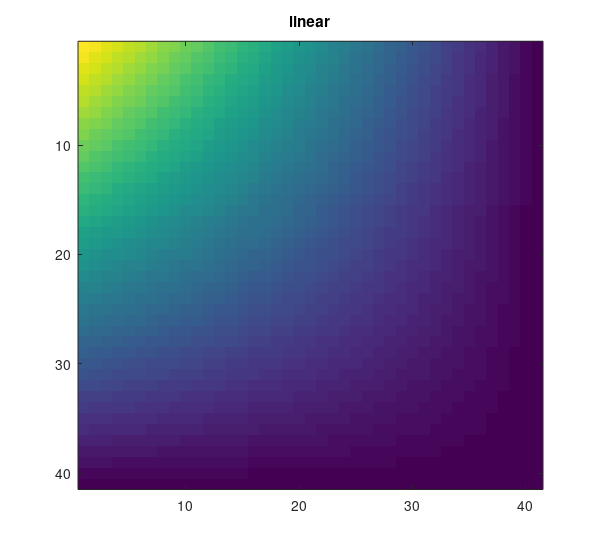
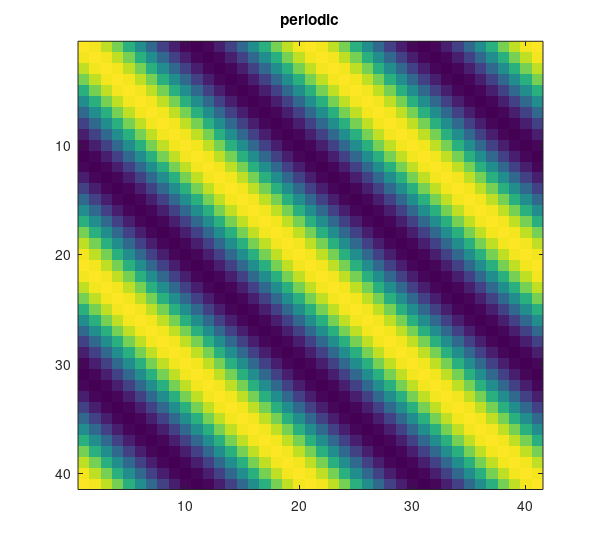
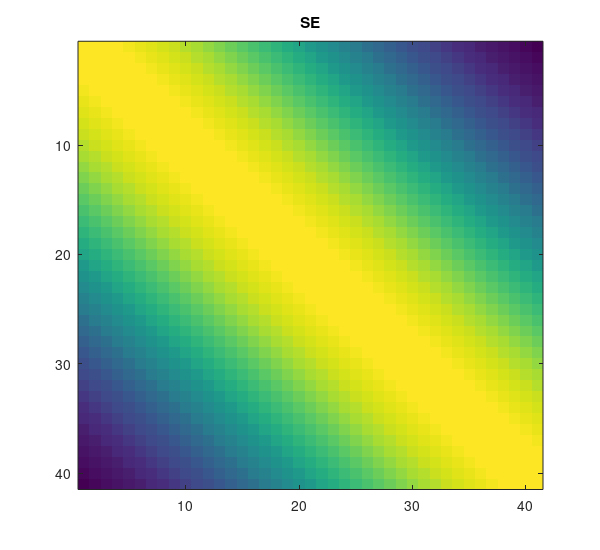
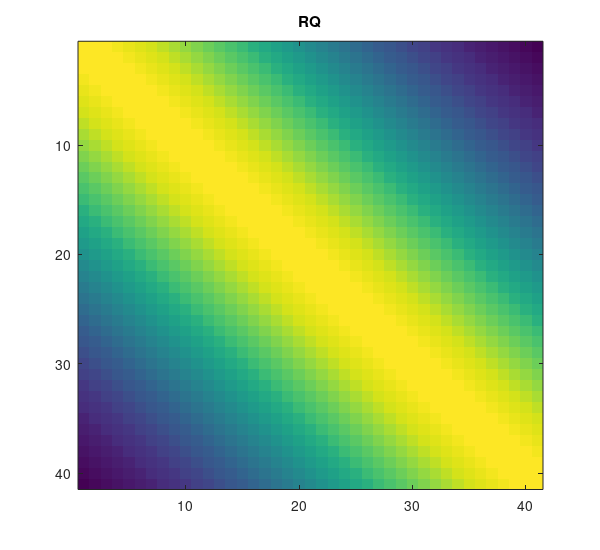

Write the MATLAB code that produced these figures, in order.
% This script is inspired by Martin Kol??, M.Sc. tutorial to Gaussian
% Processes available at http://mrmartin.net/?p=223
% 
% It does not use the GPML library
%

for KernelNo = 1:4

    if KernelNo == 1 % linear
        sigma_f = 0.6;
        c = 1; 
        kernel_function = @(x,x2) sigma_f^2*(x-c)*(x2 - c);
        name = 'linear';
    end
   
    if KernelNo == 2 % periodic
        sigma_f = 0.6;
        p = 1;
        l = 4;
        kernel_function = @(x,x2) sigma_f^2*exp(-2/l^2 * sin(pi*abs(x-x2)/p)^2);
        name = 'periodic';
    end
    
    if KernelNo == 3 % SE
        sigma_f = 0.6; 
        l = 1;
        kernel_function = @(x,x2) sigma_f^2*exp((x-x2)^2/(-2*l^2));
        name = 'SE';
    end
    
    if KernelNo == 4 % RQ
        sigma_f = 0.6;
        l =  1; 
        alpha = 1/2;
        kernel_function = @(x,x2) sigma_f^2*(1 + (x-x2)^2/(2*alpha*l^2))^(-alpha);
        name = 'RQ';
    end
    
    
    
    % prior distribution

    sigma_n = 0.0; %known noise on observed data
    error_function = @(x,x2) sigma_n^2*(x==x2); 
    k = @(x,x2) kernel_function(x,x2);%+error_function(x,x2);

    prediction_x=-1:0.05:1;
    for i=1:length(prediction_x)
        mean(i) = 0;
        variance(i) = k(prediction_x(i),prediction_x(i));
    end

    K=zeros(length(prediction_x),length(prediction_x));
    for i=1:length(prediction_x)
        for j=i:length(prediction_x)%We only calculate the top half of the matrix. This is an unnecessary speedup trick
            K(i,j)=k(prediction_x(i),prediction_x(j));
        end
    end
    K=K+triu(K,1)'; 

    figure;
    imagesc(K);
    title(name);

    % save

    set(gcf, 'PaperPosition', [-0.5 -0.25 6 5.5]); %Position the plot further to the left and down. Extend the plot to fill entire paper.
    set(gcf, 'PaperSize', [5 5]); %Keep the same paper size
    saveas(gcf, ['thesis/images/gp_kernel_', name, '.pdf'], 'pdf')

    input('Press Enter to continue');
    
end
